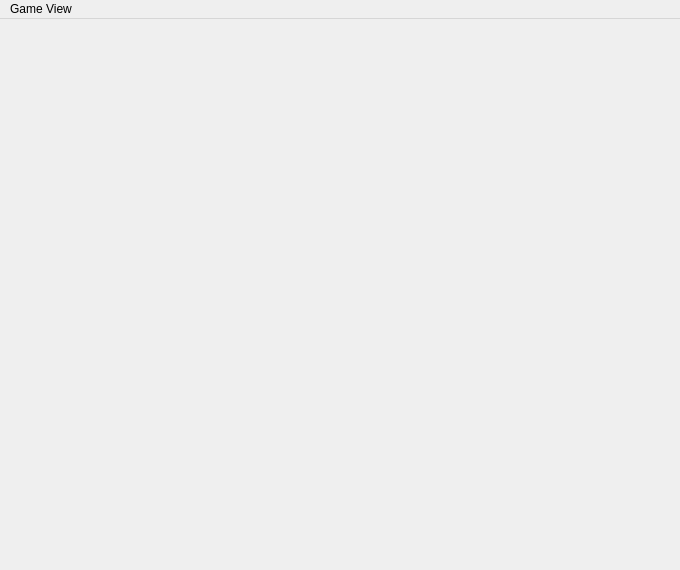
<?xml version="1.0" encoding="UTF-8"?>
<ui version="4.0">
 <class>Game_View</class>
 <widget class="QMainWindow" name="Game_View">
  <property name="geometry">
   <rect>
    <x>0</x>
    <y>0</y>
    <width>680</width>
    <height>570</height>
   </rect>
  </property>
  <widget class="Scene_View" name="centralWidget"/>
  <widget class="QMenuBar" name="menuBar">
   <property name="geometry">
    <rect>
     <x>0</x>
     <y>0</y>
     <width>680</width>
     <height>20</height>
    </rect>
   </property>
   <widget class="QMenu" name="menuGame_View">
    <property name="title">
     <string>Game View</string>
    </property>
   </widget>
   <addaction name="menuGame_View"/>
  </widget>
 </widget>
 <customwidgets>
  <customwidget>
   <class>Scene_View</class>
   <extends>QWidget</extends>
   <header location="global">scene_view.h</header>
   <container>1</container>
  </customwidget>
 </customwidgets>
 <resources/>
 <connections/>
</ui>
